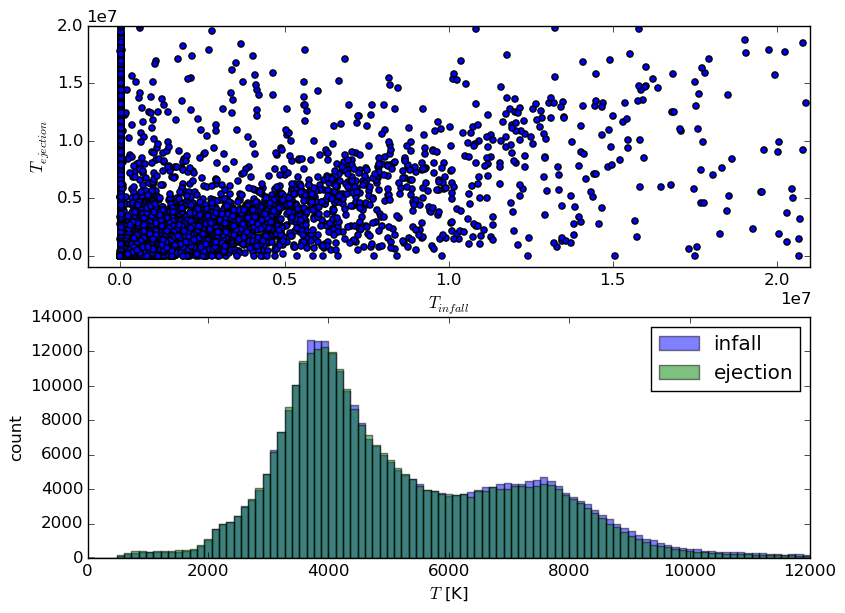

Python code for this plot:
import pygad as pg
import matplotlib.pyplot as plt
import numpy as np

filename = __file__

s, h, g = pg.prepare_zoom('/ptmp/mpa/naab/REFINED/M0977/SF_X/4x-2phase/out/snap_M0977_4x_470', gas_trace='/ptmp/mpa/naab/REFINED/M0977/SF_X/4x-2phase/gastrace_M0977_4x_disc-Uebler_070_470.dat')

T_ejection = [item[item > 0] for item in s.gas['T_at_ejection'][s.gas['num_recycled'] > 0]]
T_infall = [item[item > 0] for item in s.gas['T_at_infall'][s.gas['num_recycled'] > 0]]

for i, temp in enumerate(T_ejection):
    if len(temp) < len(T_infall[i]):
        T_infall[i] = T_infall[i][:-1]
    elif len(temp) > len(T_infall[i]):
        print 'hmm'

T_ejection = [item for sublist in T_ejection for item in sublist]
T_infall = [item for sublist in T_infall for item in sublist]

fig, ax = plt.subplots(2)
plt.tight_layout()
ax[0].set_xlabel("$T_{infall}$")
ax[0].set_ylabel("$T_{ejection}$")
ax[0].set_xlim((-1e6, 2.1e7))
ax[0].set_ylim((-1e6, 2e7))
ax[0].scatter(s.gas['T_at_infall'][s.gas['num_recycled'] > -1], s.gas['T_at_ejection'][s.gas['num_recycled'] > -1])

ax[1].set_ylabel("count")
ax[1].set_xlabel("$T$ [K]")
ax[1].hist(T_infall, bins=np.linspace(0, 1.2e4, 100), alpha=.5, label='infall')
ax[1].hist(T_ejection, bins=np.linspace(0, 1.2e4, 100), alpha=.5, label='ejection')
plt.legend(loc='best')
plt.savefig(filename.split("/")[-1][:-3] + ".png", bbox_inches='tight')
